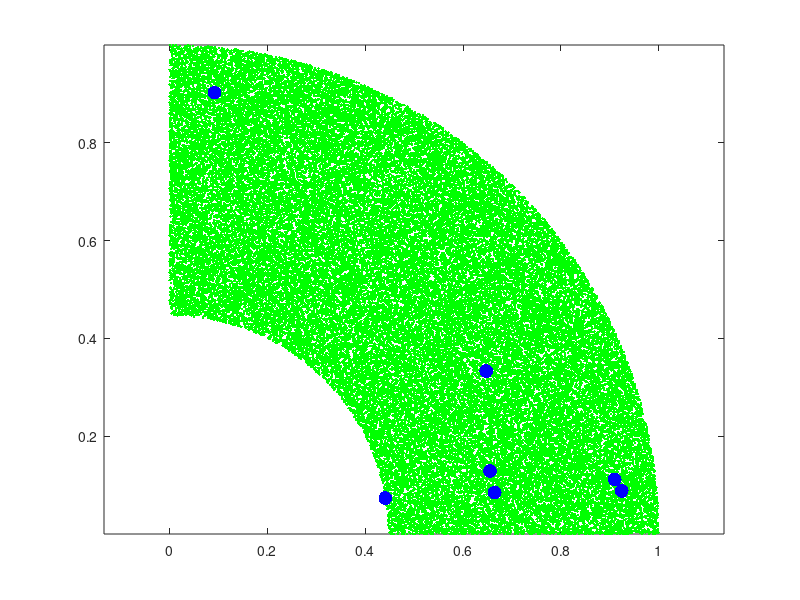

This chart was generated by the following MATLAB code: (Note: this script raises an error after producing the figure.)
clear all
close all
rand('seed',0);

x = rand(2,100000);
ind = find((sum(x.^2)<1)& (sum(x.^2)>0.2) );
x=x(:,ind);

K=7;
centroides = x(:,1:K);

for i=1:50,
    
    plot(x(1,:),x(2,:),'.g');axis equal;hold on;
    plot(centroides(1,:),centroides(2,:),'.b','MarkerSize',30);hold
    
    for j=1:K,
      d(j,:) = d_euclid(x,centroides(:,j));
    end
    [~,clase]=min(d);
            
    for j=1:K,
      ind = find(clase==j);
      centroides(:,j)=meanpat(x(:,ind));
    end
                
end
hold on;
color=['rgbkymc'];
for i=1:7,
    ind = find(clase==i);
    plot(x(1,ind),x(2,ind),['.' color(i)]);
end
plot(centroides(1,:),centroides(2,:),'.b','MarkerSize',30);